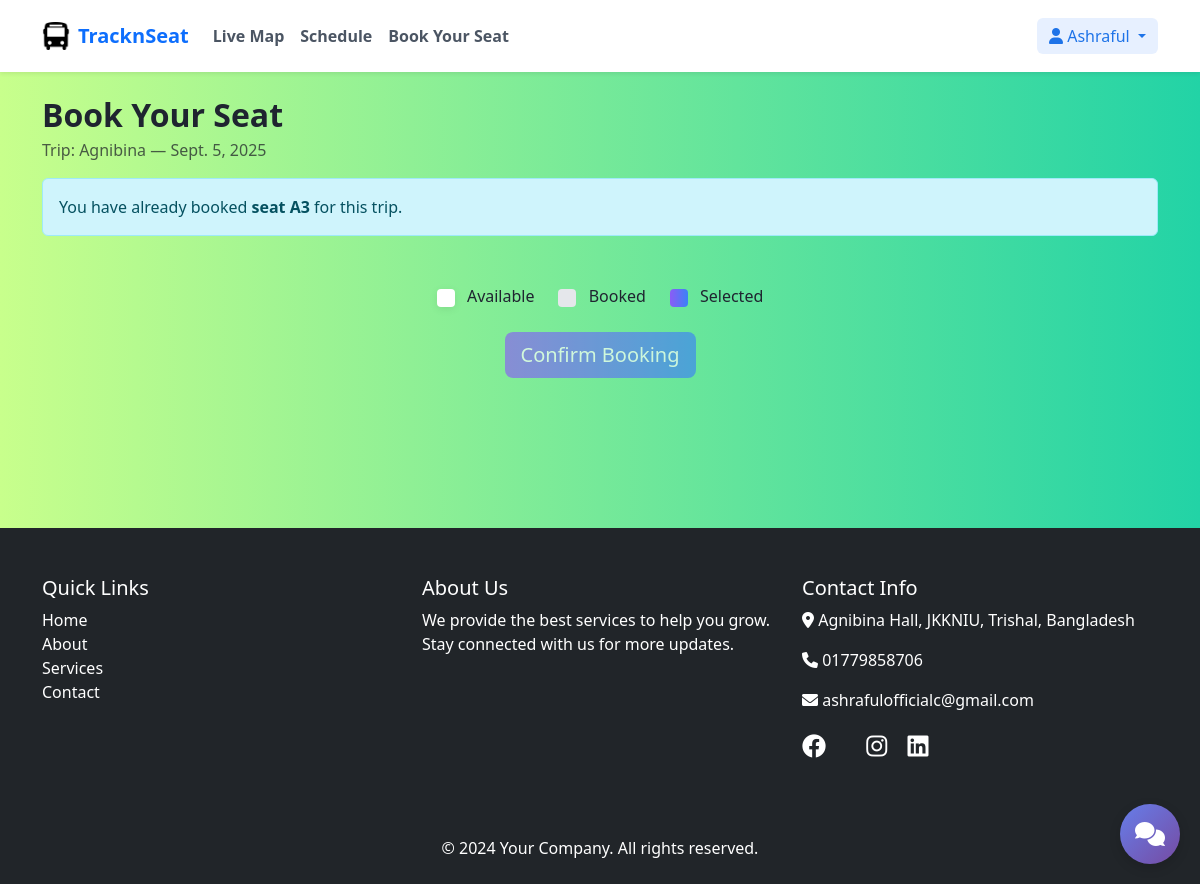
Screenshot of /book/trip/2/ (signed in) with the database file from the repository.
### seatBokking/models.py (models this page shows, shortened)
class Trip(models.Model):
    name = models.CharField(
        max_length=128,
        validators=[RegexValidator(
            message='Trip name can only contain letters, numbers, spaces, hyphens, and underscores',
            regex='^[a-zA-Z0-9\\s\\-_]+$'
        )]
    )
    date = models.DateField(validators=[validate_future_date])
    arrival_time = models.TimeField(blank=True, null=True)
    created_at = models.DateTimeField(auto_now_add=True)
    departure_time = models.TimeField(blank=True, null=True)
    description = models.TextField(blank=True, null=True)
    is_active = models.BooleanField(default=True)
    price = models.DecimalField(decimal_places=2, default=0.0, max_digits=8)
    total_seats = models.PositiveIntegerField(default=50)
    updated_at = models.DateTimeField(auto_now=True)
    class Meta:
        ordering = ['date', 'departure_time']
        indexes = [
            models.Index(fields=['date'], name='seatBokking_date_554814_idx'),
            models.Index(fields=['is_active'], name='seatBokking_is_acti_491f50_idx'),
        ]

class SeatBooking(models.Model):
    STATUS_CHOICES = [
        ('confirmed', 'Confirmed'),
        ('cancelled', 'Cancelled'),
        ('pending', 'Pending'),
    ]
    PAYMENT_STATUS_CHOICES = [
        ('pending', 'Pending'),
        ('paid', 'Paid'),
        ('refunded', 'Refunded'),
    ]
    trip = models.ForeignKey(Trip, on_delete=models.CASCADE, related_name="bookings")
    seat_number = models.CharField(max_length=5, validators=[validate_seat_number])
    user = models.ForeignKey(User, on_delete=models.CASCADE, related_name="seat_bookings")
    booked_at = models.DateTimeField(auto_now_add=True)
    notes = models.TextField(blank=True, null=True)
    payment_status = models.CharField(
        max_length=20,
        choices=PAYMENT_STATUS_CHOICES,
        default='pending'
    )
    status = models.CharField(
        max_length=20,
        choices=STATUS_CHOICES,
        default='confirmed'
    )
    class Meta:
        unique_together = ("trip", "seat_number")
        indexes = [
            models.Index(fields=['user'], name='seatBokking_user_id_90dda3_idx'),
            models.Index(fields=['status'], name='seatBokking_status_ae56c4_idx'),
            models.Index(fields=['booked_at'], name='seatBokking_booked__db39a4_idx'),
        ]

### seatBokking/views.py (the view)
# urls.py: path("trip/<int:trip_id>/", views.booking_view, name="booking"),
@ensure_csrf_cookie
@login_required
def booking_view(request, trip_id: int):
    trip = get_object_or_404(Trip, id=trip_id)
    existing = SeatBooking.objects.filter(trip=trip, user=request.user).first()
    return render(
        request,
        "seatBokking/booking.html",
        {"trip": trip, "is_authenticated": request.user.is_authenticated, "existing_booking": existing},
    )

### seatBokking/templates/seatBokking/booking.html (shortened to what this page needs)
{% extends 'base.html' %}
{% load static %}
{% block content %}
<div class="container py-5">
    <h2 class="fw-bold mb-1">Book Your Seat</h2>
    <p class="text-muted">Trip: {{ trip.name }} — {{ trip.date }}</p>
    {% if existing_booking %}
    <div class="alert alert-info" role="alert">
        You have already booked <strong>seat {{ existing_booking.seat_number }}</strong> for this trip.
    </div>
    {% endif %}
    <div class="d-flex align-items-center justify-content-center gap-4 legend">
        <div><span style="background:#fff; box-shadow:0 2px 8px rgba(0,0,0,.08)"></span> Available</div>
        <div><span style="background:#e5e7eb"></span> Booked</div>
        <div><span style="background: linear-gradient(90deg, var(--btn-grad-start), var(--btn-grad-end));"></span> Selected</div>
    </div>
    <div class="text-center mt-4">
        <button id="confirmBtn" class="btn btn-primary btn-lg" disabled>Confirm Booking</button>
    </div>
</div>
{% endblock %}

### templates/base.html (shortened to what this page needs)
{% load static %}
<!DOCTYPE html>
<html lang="en">
<head>
    <link href="https://cdn.jsdelivr.net/npm/bootstrap@5.3.3/dist/css/bootstrap.min.css" rel="stylesheet"
>
    <link href="https://cdnjs.cloudflare.com/ajax/libs/font-awesome/6.0.0/css/all.min.css" rel="stylesheet">
    <link rel="stylesheet" href="{% static 'style.css' %}">
</head>
<body>
    <nav class="navbar navbar-expand-lg navbar-light bg-white shadow-sm fixed-top py-3">
        <div class="container">
            <a class="navbar-brand d-flex align-items-center gap-2 text-primary fw-bold" href="/">
                <img src="{% static 'bus/bus-logo.png' %}" alt="Bus" width="28" height="28">
                <span>TracknSeat</span>
            </a>
            <div class="collapse navbar-collapse" id="navbarNav">
                <ul class="navbar-nav me-auto mb-2 mb-lg-0">
                    <li class="nav-item"><a class="nav-link" href="{% url 'live_map' %}"><strong>Live Map</strong></a></li>
                    <li class="nav-item"><a class="nav-link" href="{% url 'schedule' %}"><strong>Schedule</strong></a></li>
                    <li class="nav-item"><a class="nav-link" href="{% url 'seatBokking:home' %}"><strong>Book Your Seat</strong></a></li>
                </ul>
                <div class="navbar-nav">
                    {% if user.is_authenticated %}
                        <div class="nav-item dropdown">
                            <button class="btn btn-primary-subtle border-0 dropdown-toggle" type="button" id="userDropdown" data-bs-toggle="dropdown" aria-expanded="false">
                                <i class="fa-solid fa-user"></i> {{ user.first_name|default:user.username }}
                            </button>
                        </div>
                    {% endif %}
                </div>
            </div>
        </div>
    </nav>
    <main class="pt-5">
        {% block content %}
        {% endblock %}
    </main>
    <footer class="bg-dark text-white pt-5 pb-4 mt-5">
        <div class="container">
            <div class="row">
                <div class="col-md-4 mb-4">
                    <h5>Quick Links</h5>
                    <ul class="list-unstyled">
                        <li><a href="#" class="text-white text-decoration-none">Home</a></li>
                        <li><a href="#" class="text-white text-decoration-none">About</a></li>
                        <li><a href="#" class="text-white text-decoration-none">Services</a></li>
                        <li><a href="#" class="text-white text-decoration-none">Contact</a></li>
                    </ul>
                </div>
                <div class="col-md-4 mb-4">
                    <h5>About Us</h5>
                    <p>We provide the best services to help you grow. Stay connected with us for more updates.</p>
                </div>
                <div class="col-md-4 mb-4">
                    <h5>Contact Info</h5>
                    <p><i class="fas fa-map-marker-alt"></i> Agnibina Hall, JKKNIU, Trishal, Bangladesh</p>
                    <p><i class="fas fa-phone"></i> 01779858706</p>
                    <p><i class="fas fa-envelope"></i> ashrafulofficialc@gmail.com</p>
                    <div class="mt-3">
                        <a href="#" class="text-white me-3 fs-4"><i class="fa-brands fa-facebook"></i></a>
                        <a href="#" class="text-white me-3 fs-4"><i class="fa-brands fa-instagram"></i></a>
                        <a href="#" class="text-white fs-4"><i class="fa-brands fa-linkedin"></i></a>
                    </div>
                </div>
            </div>
            <div class="text-center mt-5">
                <p class="mb-0">&copy; 2024 Your Company. All rights reserved.</p>
            </div>
        </div>
    </footer>
    <div id="chatbot-widget" class="chatbot-widget">
        <div id="chatbot-toggle" class="chatbot-toggle">
            <i class="fa-solid fa-comments"></i>
        </div>
    </div>
</body>
</html>

### static/style.css (style rules this page uses)
:root { --bg-page: #FCEF91; --text-main: #1f2430; --text-muted: #6b7280; --primary: #1e73e8; --primary-100: #e7f0ff; --success-100: #e9f9ef; --warning-100: #fff7e6; --card-bg: #ffffff; --shadow-sm: 0 6px 24px rgba(16, 24, 40, 0.06); --btn-grad-start: #8B5CF6; --btn-grad-end: #3B82F6; --bg-grad-start: #C8FF8C; --bg-grad-end: #22D3A6; }
body { font-family: system-ui, -apple-system, Segoe UI, Roboto, Helvetica, Arial, "Apple Color Emoji", "Segoe UI Emoji"; color: var(--text-main); background: linear-gradient(90deg, var(--bg-grad-start) 0%, var(--bg-grad-end) 100%); }
main { min-height: 60vh; }
.navbar .nav-link { color: #4b5563; }
.btn-primary-subtle { background: var(--primary-100); color: var(--primary); }
.btn.btn-primary, .btn.btn-secondary, .btn.btn-success, .btn.btn-danger, .btn.btn-warning, .btn.btn-info, .btn.btn-dark, .btn.btn-light { background-image: linear-gradient(90deg, var(--btn-grad-start) 0%, var(--btn-grad-end) 100%); border: 0; color: #ffffff; }

### seatBokking/templates/seatBokking/booking.html (style rules this page uses)
.legend span { display:inline-block; width:18px; height:18px; border-radius:4px; margin-right:8px; vertical-align:middle; }

### templates/base.html (style rules this page uses)
.chatbot-widget { position: fixed; bottom: 20px; right: 20px; z-index: 1000; font-family: 'Segoe UI', Tahoma, Geneva, Verdana, sans-serif; }
.chatbot-toggle { width: 60px; height: 60px; background: linear-gradient(135deg, #667eea 0%, #764ba2 100%); border-radius: 50%; display: flex; align-items: center; justify-content: center; cursor: pointer; box-shadow: 0 4px 12px rgba(0, 0, 0, 0.15); transition: all 0.3s ease; color: white; font-size: 24px; }

### rows the page displays
Trip: name "Agnibina", date "Sept. 5, 2025"
SeatBooking: seat_number "A3"

### other values shown
{{ user.first_name|default:user.username }} "Ashraful"
